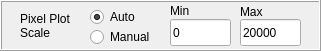
     <widget class="QFrame" name="frameScalePixelPlot">
      <property name="geometry">
       <rect>
        <x>650</x>
        <y>860</y>
        <width>321</width>
        <height>51</height>
       </rect>
      </property>
      <property name="frameShape">
       <enum>QFrame::Box</enum>
      </property>
      <property name="frameShadow">
       <enum>QFrame::Raised</enum>
      </property>
      <widget class="QRadioButton" name="radioButtonPixelAutoBench">
       <property name="geometry">
        <rect>
         <x>90</x>
         <y>6</y>
         <width>61</width>
         <height>22</height>
        </rect>
       </property>
       <property name="text">
        <string>Auto</string>
       </property>
       <property name="checked">
        <bool>true</bool>
       </property>
      </widget>
      <widget class="QRadioButton" name="radioButtonPixelManualBench">
       <property name="geometry">
        <rect>
         <x>90</x>
         <y>26</y>
         <width>81</width>
         <height>22</height>
        </rect>
       </property>
       <property name="text">
        <string>Manual</string>
       </property>
       <property name="checked">
        <bool>false</bool>
       </property>
      </widget>
      <widget class="QLineEdit" name="lineEditPixelMinBench">
       <property name="geometry">
        <rect>
         <x>170</x>
         <y>19</y>
         <width>61</width>
         <height>27</height>
        </rect>
       </property>
       <property name="text">
        <string>0</string>
       </property>
      </widget>
      <widget class="QLabel" name="label_20">
       <property name="geometry">
        <rect>
         <x>170</x>
         <y>3</y>
         <width>51</width>
         <height>16</height>
        </rect>
       </property>
       <property name="text">
        <string>Min</string>
       </property>
      </widget>
      <widget class="QLabel" name="label_21">
       <property name="geometry">
        <rect>
         <x>240</x>
         <y>3</y>
         <width>51</width>
         <height>17</height>
        </rect>
       </property>
       <property name="text">
        <string>Max</string>
       </property>
      </widget>
      <widget class="QLineEdit" name="lineEditPixelMaxBench">
       <property name="geometry">
        <rect>
         <x>240</x>
         <y>19</y>
         <width>61</width>
         <height>27</height>
        </rect>
       </property>
       <property name="text">
        <string>20000</string>
       </property>
      </widget>
      <widget class="QLabel" name="label_22">
       <property name="geometry">
        <rect>
         <x>20</x>
         <y>10</y>
         <width>61</width>
         <height>31</height>
        </rect>
       </property>
       <property name="text">
        <string>Pixel Plot Scale</string>
       </property>
       <property name="wordWrap">
        <bool>true</bool>
       </property>
      </widget>
      <zorder>radioButtonPixelAutoBench</zorder>
      <zorder>radioButtonPixelManualBench</zorder>
      <zorder>label_20</zorder>
      <zorder>label_21</zorder>
      <zorder>lineEditPixelMaxBench</zorder>
      <zorder>label_22</zorder>
      <zorder>lineEditPixelMinBench</zorder>
     </widget>
